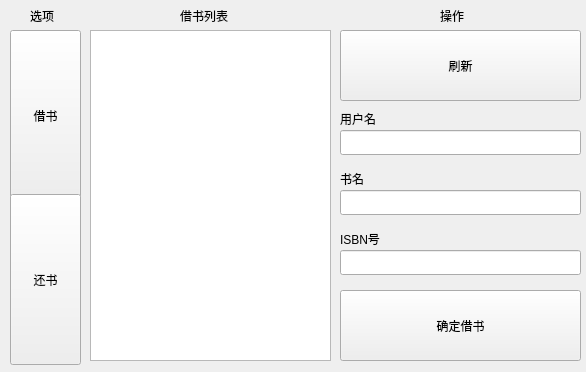
<?xml version="1.0" encoding="UTF-8"?>
<ui version="4.0">
 <class>CBorrowAndReturn</class>
 <widget class="QWidget" name="CBorrowAndReturn">
  <property name="geometry">
   <rect>
    <x>0</x>
    <y>0</y>
    <width>586</width>
    <height>372</height>
   </rect>
  </property>
  <property name="windowTitle">
   <string>Form</string>
  </property>
  <widget class="QPushButton" name="Button_Borrow">
   <property name="geometry">
    <rect>
     <x>10</x>
     <y>30</y>
     <width>71</width>
     <height>171</height>
    </rect>
   </property>
   <property name="text">
    <string>借书</string>
   </property>
  </widget>
  <widget class="QPushButton" name="Button_Return">
   <property name="geometry">
    <rect>
     <x>10</x>
     <y>194</y>
     <width>71</width>
     <height>171</height>
    </rect>
   </property>
   <property name="text">
    <string>还书</string>
   </property>
  </widget>
  <widget class="QPushButton" name="Button_Refersh">
   <property name="geometry">
    <rect>
     <x>340</x>
     <y>30</y>
     <width>241</width>
     <height>71</height>
    </rect>
   </property>
   <property name="text">
    <string>刷新</string>
   </property>
  </widget>
  <widget class="QLineEdit" name="LineEdit_BookName">
   <property name="geometry">
    <rect>
     <x>340</x>
     <y>190</y>
     <width>241</width>
     <height>25</height>
    </rect>
   </property>
  </widget>
  <widget class="QLineEdit" name="LineEdit_Username">
   <property name="geometry">
    <rect>
     <x>340</x>
     <y>130</y>
     <width>241</width>
     <height>25</height>
    </rect>
   </property>
  </widget>
  <widget class="QLineEdit" name="LineEdit_ISBN">
   <property name="geometry">
    <rect>
     <x>340</x>
     <y>250</y>
     <width>241</width>
     <height>25</height>
    </rect>
   </property>
  </widget>
  <widget class="QPushButton" name="Button_ok">
   <property name="geometry">
    <rect>
     <x>340</x>
     <y>290</y>
     <width>241</width>
     <height>71</height>
    </rect>
   </property>
   <property name="text">
    <string>确定借书</string>
   </property>
  </widget>
  <widget class="QLabel" name="label">
   <property name="geometry">
    <rect>
     <x>340</x>
     <y>110</y>
     <width>67</width>
     <height>17</height>
    </rect>
   </property>
   <property name="text">
    <string>用户名</string>
   </property>
  </widget>
  <widget class="QLabel" name="label_2">
   <property name="geometry">
    <rect>
     <x>340</x>
     <y>170</y>
     <width>67</width>
     <height>17</height>
    </rect>
   </property>
   <property name="text">
    <string>书名</string>
   </property>
  </widget>
  <widget class="QLabel" name="label_3">
   <property name="geometry">
    <rect>
     <x>340</x>
     <y>230</y>
     <width>67</width>
     <height>17</height>
    </rect>
   </property>
   <property name="text">
    <string>ISBN号</string>
   </property>
  </widget>
  <widget class="QListWidget" name="listWidget">
   <property name="geometry">
    <rect>
     <x>90</x>
     <y>30</y>
     <width>241</width>
     <height>331</height>
    </rect>
   </property>
  </widget>
  <widget class="QLabel" name="label_4">
   <property name="geometry">
    <rect>
     <x>180</x>
     <y>0</y>
     <width>67</width>
     <height>31</height>
    </rect>
   </property>
   <property name="text">
    <string>借书列表</string>
   </property>
  </widget>
  <widget class="QLabel" name="label_5">
   <property name="geometry">
    <rect>
     <x>30</x>
     <y>0</y>
     <width>67</width>
     <height>31</height>
    </rect>
   </property>
   <property name="text">
    <string>选项</string>
   </property>
  </widget>
  <widget class="QLabel" name="label_6">
   <property name="geometry">
    <rect>
     <x>440</x>
     <y>0</y>
     <width>67</width>
     <height>31</height>
    </rect>
   </property>
   <property name="text">
    <string>操作</string>
   </property>
  </widget>
 </widget>
 <resources/>
 <connections/>
</ui>
